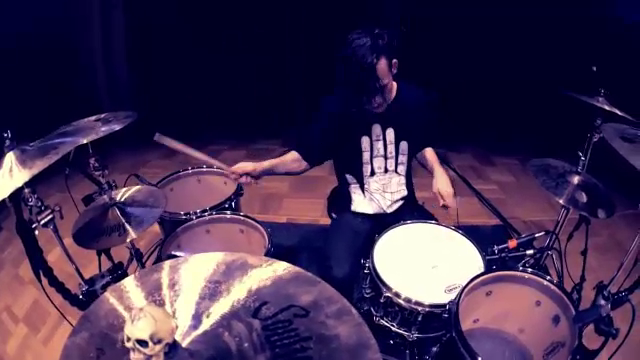
#> input picture frame 46 of Videos/drummer.mp4, 640 x 360 px
$ jupyter execute '51 - Loading Videos.ipynb'
#> lines starting #> are read from the running program, lines starting #| are printed output that depends on the picture
## 51 - Loading Videos

📹 Load the Video File
Use cv2.VideoCapture(). You can pass a filename or camera index (like 0 for webcam).

cv2.VideoCapture(0): Means first camera or webcam.

cv2.VideoCapture(1):  Means second camera or webcam.

cv2.VideoCapture("file name.mp4"): Means video file

[cell 1]
import cv2
import matplotlib.pyplot as plt
cap = cv2.VideoCapture('/Users/alireza/Coding/OpenCV_Learning/OpenCV_Learnings/Videos/drummer.mp4')  # Replace with your file path
# Or: cap = cv2.VideoCapture(0)      # For webcam

🔁 3. Read and Display Frames in a Loop

✅ ret (Boolean)

True if the frame was successfully read.

False if the video ended or an error occurred (e.g., file not found, corrupt video).

🖼️ frame (NumPy array)

This is the actual image frame (a single still from the video).

[cell 2]
while cap.isOpened():
    ret, frame = cap.read()  # ret: success flag, frame: image
#> frame is the input picture: shape (360, 640, 3); mean B, G, R 80.3, 46.1, 64

    if not ret:
        print("can't fetch the frame.")
        break

    cv2.imshow('video',frame)  # Show frame

    if cv2.waitKey(25) & 0xFF == ord('q'):  # Press 'q' to quit
#> (key q is pressed here)
        break

### Result:

🧹 4. Release Resources

[cell 3]
cap.release()
cv2.destroyAllWindows()

### ✅ Show 10 Video Frames with Matplotlib
Here’s how you can extract and display 10 frames from a video using OpenCV and Matplotlib:

[cell 4]
cap = cv2.VideoCapture('/Users/alireza/Coding/OpenCV_Learning/OpenCV_Learnings/Videos/drummer.mp4')

frames = list()
count = 0

# We want to read 12 frames and show them with matplotlib

while count < 12 :
    ret,frame = cap.read()
    if ret is None:
        break
    else:
        frame = cv2.cvtColor(frame , cv2.COLOR_BGR2RGB)
        frames.append(frame)
        count = count + 1

cap.release()

plt.figure(figsize=(15,6))
for i in range(len(frames)):
    plt.subplot(3,4,i+1)
    plt.imshow(frames[i])
    plt.axis('off')
#> this loop made 12 passes
plt.tight_layout()
plt.show()
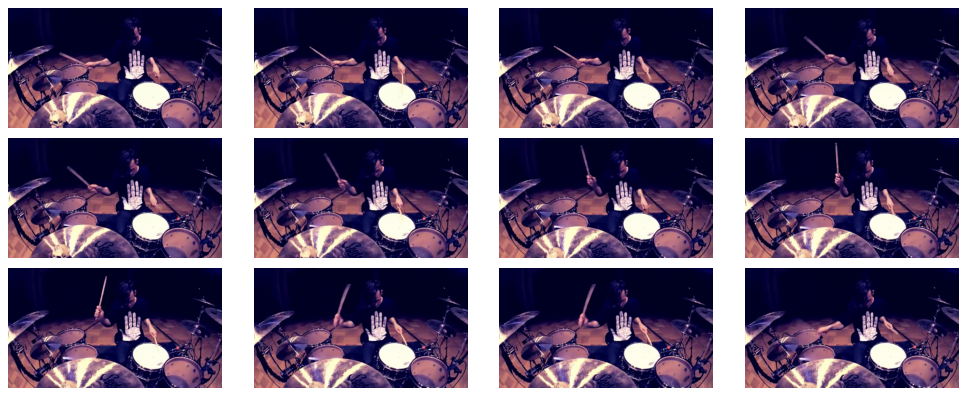
#> figure drawn by matplotlib, 12 panels
